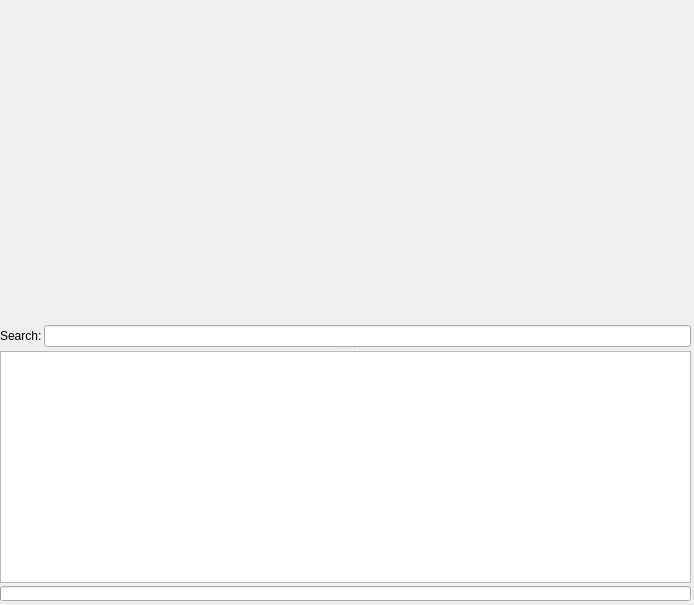
<?xml version="1.0" encoding="UTF-8"?>
<ui version="4.0">
 <class>SymbolView</class>
 <widget class="QWidget" name="SymbolView">
  <property name="geometry">
   <rect>
    <x>0</x>
    <y>0</y>
    <width>694</width>
    <height>605</height>
   </rect>
  </property>
  <property name="windowTitle">
   <string>Form</string>
  </property>
  <property name="autoFillBackground">
   <bool>true</bool>
  </property>
  <property name="styleSheet">
   <string notr="true"/>
  </property>
  <widget class="QSplitter" name="mainSplitter">
   <property name="geometry">
    <rect>
     <x>0</x>
     <y>0</y>
     <width>691</width>
     <height>601</height>
    </rect>
   </property>
   <property name="sizePolicy">
    <sizepolicy hsizetype="Ignored" vsizetype="Ignored">
     <horstretch>0</horstretch>
     <verstretch>0</verstretch>
    </sizepolicy>
   </property>
   <property name="orientation">
    <enum>Qt::Vertical</enum>
   </property>
   <property name="childrenCollapsible">
    <bool>false</bool>
   </property>
   <widget class="QWidget" name="layoutWidget">
    <layout class="QVBoxLayout" name="verticalListLayout">
     <property name="spacing">
      <number>3</number>
     </property>
     <item>
      <widget class="QSplitter" name="listSplitter">
       <property name="sizePolicy">
        <sizepolicy hsizetype="Expanding" vsizetype="Expanding">
         <horstretch>0</horstretch>
         <verstretch>0</verstretch>
        </sizepolicy>
       </property>
       <property name="orientation">
        <enum>Qt::Horizontal</enum>
       </property>
       <property name="handleWidth">
        <number>2</number>
       </property>
       <property name="childrenCollapsible">
        <bool>false</bool>
       </property>
      </widget>
     </item>
     <item>
      <layout class="QHBoxLayout" name="horizontalListLayout">
       <property name="spacing">
        <number>2</number>
       </property>
       <item>
        <widget class="QLabel" name="searchLabel">
         <property name="sizePolicy">
          <sizepolicy hsizetype="Minimum" vsizetype="Fixed">
           <horstretch>0</horstretch>
           <verstretch>0</verstretch>
          </sizepolicy>
         </property>
         <property name="text">
          <string>Search:</string>
         </property>
        </widget>
       </item>
       <item>
        <widget class="QLineEdit" name="searchBox">
         <property name="sizePolicy">
          <sizepolicy hsizetype="Expanding" vsizetype="Fixed">
           <horstretch>0</horstretch>
           <verstretch>0</verstretch>
          </sizepolicy>
         </property>
        </widget>
       </item>
      </layout>
     </item>
    </layout>
   </widget>
   <widget class="QWidget" name="layoutWidget">
    <layout class="QVBoxLayout" name="logLayout">
     <property name="spacing">
      <number>3</number>
     </property>
     <item>
      <widget class="QTextEdit" name="symbolLogEdit">
       <property name="sizePolicy">
        <sizepolicy hsizetype="Ignored" vsizetype="Ignored">
         <horstretch>0</horstretch>
         <verstretch>0</verstretch>
        </sizepolicy>
       </property>
      </widget>
     </item>
     <item>
      <widget class="QProgressBar" name="symbolProgress">
       <property name="sizePolicy">
        <sizepolicy hsizetype="Expanding" vsizetype="Fixed">
         <horstretch>0</horstretch>
         <verstretch>0</verstretch>
        </sizepolicy>
       </property>
       <property name="maximumSize">
        <size>
         <width>16777215</width>
         <height>15</height>
        </size>
       </property>
       <property name="value">
        <number>0</number>
       </property>
       <property name="textVisible">
        <bool>false</bool>
       </property>
      </widget>
     </item>
    </layout>
   </widget>
  </widget>
 </widget>
 <resources/>
 <connections/>
</ui>
